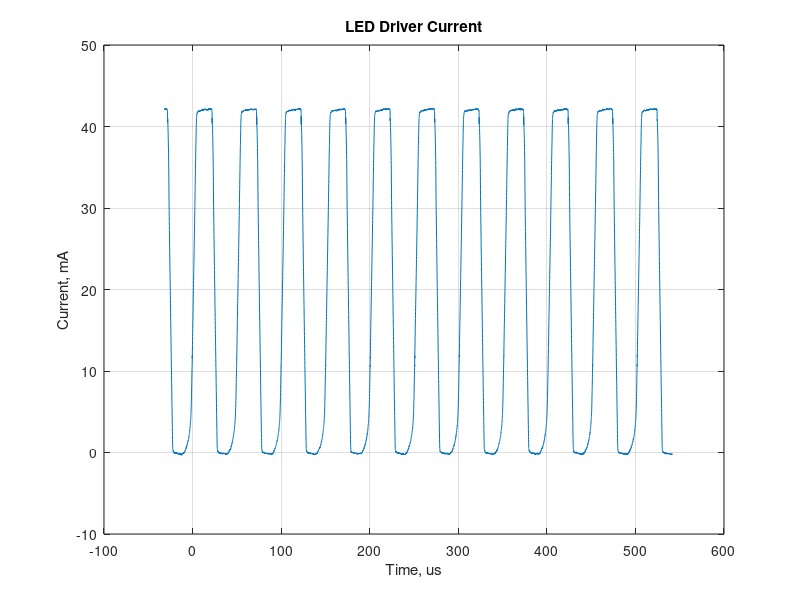

Source code (MATLAB):
%% Task4 Experimental Plots

data = csvread('transmitter_exper_current.csv');
time = data(:,1);
current = data(:, 2);

plot(time * 1e6, current * 1e3);
title('LED Driver Current');
xlabel('Time, us');
ylabel('Current, mA');
grid on;
% xlim([0, 250]);